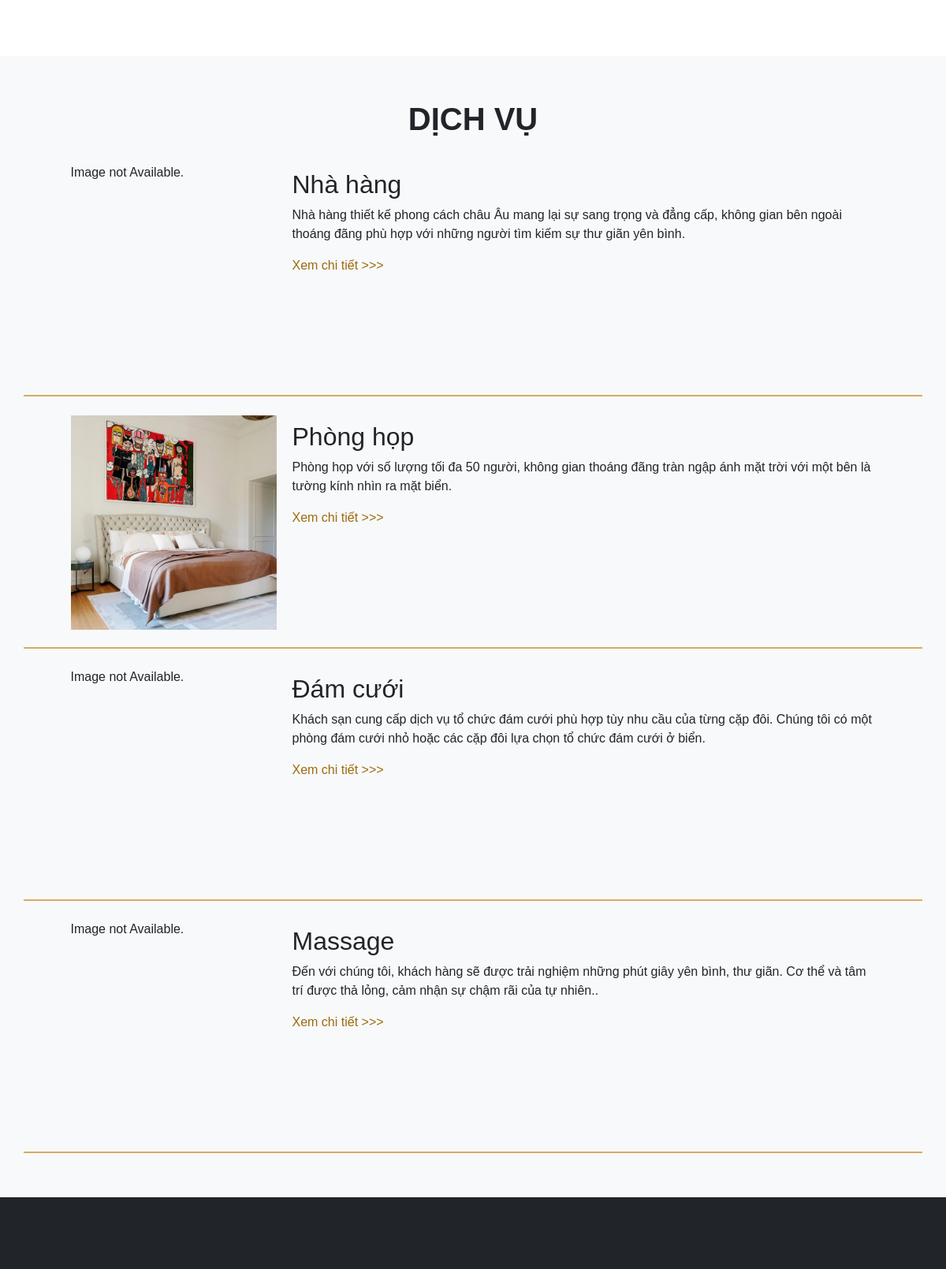
Page /src/hotel_booking/user/index.php (middle part) on the earlier database version.
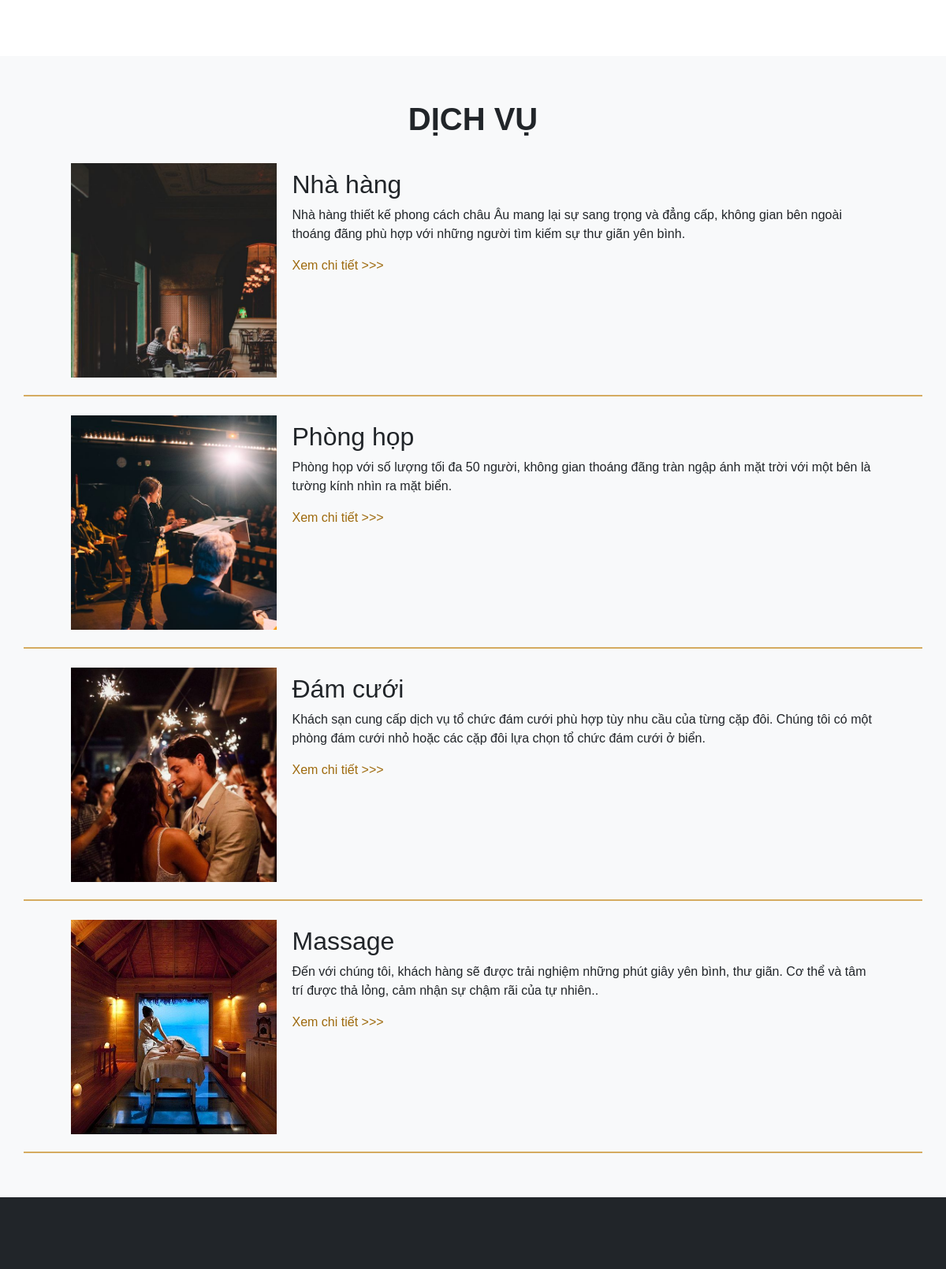
Same page on the later database version.
### tables this page shows
CREATE TABLE `tb_services` (
  `ser_ID` int(10) UNSIGNED NOT NULL,
  `ser_name` varchar(50) NOT NULL,
  `ser_room_size` varchar(10) NOT NULL,
  `ser_description` varchar(255) NOT NULL,
  `ser_price` int(10) NOT NULL,
  `ser_image` varchar(255) NOT NULL
);

### src/hotel_booking/user/index.php (the view, shortened to what this page needs)
    <?php
            include ('header.php');
    ?>
<main>
        <section class = "p-4 container">
            <div class = "row row-cols-1 row-cols-md-3 p-0 m-0">
                <?php
                    include '../config.php';
                    ?>
            </div>
        </section>
    <section class = "bg-light py-5">
        <div class = "container py-2">
            <h1 class = "text-uppercase fw-bold"><center>Dịch vụ</center></h1>
                <?php
                    $sql = "SELECT * FROM tb_services";
                    $result = mysqli_query($conn,$sql);
                    if($result == true){
                        while($row = mysqli_fetch_assoc($result)){?>
                            <div class = "row justify-content-center py-4" style = "border-bottom: 2px solid #cc9635c7;height: 20rem;" data-aos = "fade-left" data-aos-duration= "1000" data-aos-delay = "200">
                                <div class = "col-3">
                                <?php
                                 if($row['ser_image'] == ""){
                                    echo "<div class='error'>Image not Available.</div>";
                                }else{
                                 echo '<img src="../images/'.$row['ser_image'].'" alt="" style = "height: 17rem !important;padding: 0px; width: 100%;object-fit: cover;">';
                                }?>
                            </div>
                            <div class = "col-8 p-2">
                                <div><h2><?php echo $row['ser_name'];?></h2></div>
                                <div class = "ser-des"><p><?php echo $row['ser_description']; ?></p></div>
                            <div>
                                <a href="service.php" class = "ord text-decoration-none" style = "color:#9E6A0D" >Xem chi tiết >>></a></div>
                            </div>
                        </div>
                    <?php
                    }}
                ?>
    </section>
</main>
        <?php
            include ('footer.php');
        ?>

Differences in the rows shown:
changed tb_services "Nhà hàng": ser_image: picture added; no longer shows "Image not Available."
changed tb_services "Phòng họp": ser_image: a different picture
changed tb_services "Đám cưới": ser_image: picture added; no longer shows "Image not Available."
changed tb_services "Massage": ser_image: picture added; no longer shows "Image not Available."
